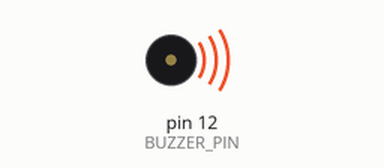
Recording of a sketch running on a simulated Arduino Uno, built with avr-gcc and run on an emulated ATmega328P. Shown: buzzer (waves = sounding). What the sketch prints to the serial monitor is not drawn.

Above: at 0.1 s.
At 4.2 s:
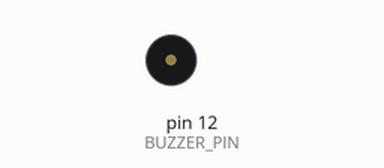
Timing chart, 0 to 5.7 s (numbered marks = the images above):
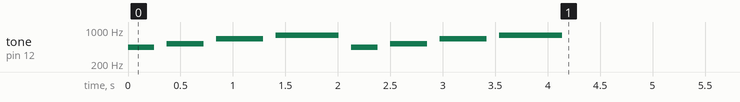

The sketch:

Challenge05_RepeatTwice.ino
```cpp
// Play the four-note tune twice, then report that playback has finished.
const int BUZZER_PIN = 12;
const int NOTES[] = {440, 523, 659, 784};
const int DURATIONS[] = {250, 350, 450, 600};
const int NOTE_COUNT = sizeof(NOTES) / sizeof(NOTES[0]);

void setup() {
  pinMode(BUZZER_PIN, OUTPUT);
  Serial.begin(9600);

  for (int repeat = 0; repeat < 2; repeat++) {
    for (int index = 0; index < NOTE_COUNT; index++) {
      tone(BUZZER_PIN, NOTES[index]);
      delay(DURATIONS[index]);
      noTone(BUZZER_PIN);
      delay(120);
    }
  }

  Serial.println("Finished");
}

void loop() {
}
```
